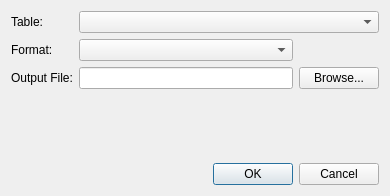
<?xml version="1.0" encoding="UTF-8"?>
<ui version="4.0">
 <class>ExportTableDialog</class>
 <widget class="QDialog" name="ExportTableDialog">
  <property name="geometry">
   <rect>
    <x>0</x>
    <y>0</y>
    <width>390</width>
    <height>196</height>
   </rect>
  </property>
  <property name="windowTitle">
   <string>Export Volume</string>
  </property>
  <layout class="QVBoxLayout" name="verticalLayout">
   <item>
    <layout class="QGridLayout" name="gridLayout">
     <item row="2" column="2">
      <widget class="QPushButton" name="pbBrowse">
       <property name="text">
        <string>Browse...</string>
       </property>
      </widget>
     </item>
     <item row="2" column="1">
      <widget class="QLineEdit" name="leOutputFile">
       <property name="enabled">
        <bool>true</bool>
       </property>
       <property name="minimumSize">
        <size>
         <width>200</width>
         <height>0</height>
        </size>
       </property>
       <property name="readOnly">
        <bool>true</bool>
       </property>
      </widget>
     </item>
     <item row="2" column="0">
      <widget class="QLabel" name="label_2">
       <property name="text">
        <string>Output File:</string>
       </property>
      </widget>
     </item>
     <item row="0" column="1" colspan="2">
      <widget class="QComboBox" name="cbTable">
       <property name="sizePolicy">
        <sizepolicy hsizetype="MinimumExpanding" vsizetype="Fixed">
         <horstretch>0</horstretch>
         <verstretch>0</verstretch>
        </sizepolicy>
       </property>
      </widget>
     </item>
     <item row="0" column="0">
      <widget class="QLabel" name="label">
       <property name="text">
        <string>Table:</string>
       </property>
      </widget>
     </item>
     <item row="1" column="0">
      <widget class="QLabel" name="label_3">
       <property name="text">
        <string>Format:</string>
       </property>
      </widget>
     </item>
     <item row="1" column="1">
      <widget class="QComboBox" name="cbFormat"/>
     </item>
    </layout>
   </item>
   <item>
    <spacer name="verticalSpacer">
     <property name="orientation">
      <enum>Qt::Vertical</enum>
     </property>
     <property name="sizeHint" stdset="0">
      <size>
       <width>20</width>
       <height>40</height>
      </size>
     </property>
    </spacer>
   </item>
   <item>
    <widget class="QDialogButtonBox" name="buttonBox">
     <property name="orientation">
      <enum>Qt::Horizontal</enum>
     </property>
     <property name="standardButtons">
      <set>QDialogButtonBox::Cancel|QDialogButtonBox::Ok</set>
     </property>
    </widget>
   </item>
  </layout>
 </widget>
 <tabstops>
  <tabstop>cbTable</tabstop>
  <tabstop>cbFormat</tabstop>
  <tabstop>leOutputFile</tabstop>
  <tabstop>pbBrowse</tabstop>
 </tabstops>
 <resources/>
 <connections>
  <connection>
   <sender>buttonBox</sender>
   <signal>accepted()</signal>
   <receiver>ExportTableDialog</receiver>
   <slot>accept()</slot>
   <hints>
    <hint type="sourcelabel">
     <x>248</x>
     <y>254</y>
    </hint>
    <hint type="destinationlabel">
     <x>157</x>
     <y>274</y>
    </hint>
   </hints>
  </connection>
  <connection>
   <sender>buttonBox</sender>
   <signal>rejected()</signal>
   <receiver>ExportTableDialog</receiver>
   <slot>reject()</slot>
   <hints>
    <hint type="sourcelabel">
     <x>316</x>
     <y>260</y>
    </hint>
    <hint type="destinationlabel">
     <x>286</x>
     <y>274</y>
    </hint>
   </hints>
  </connection>
 </connections>
</ui>
